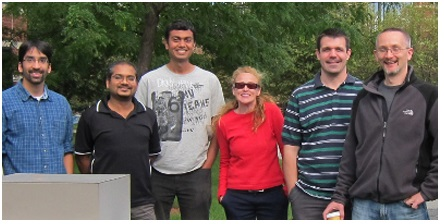
%> input picture Images/images4.jpg, 444 x 224 px
$ octave 'Project1 - Copy.m'   (GNU Octave 9; MATLAB toolbox functions it lacks are replaced by stand-ins)
%> lines starting %> are read from the running program, lines starting %| are printed output that depends on the picture; in (x1, y1, x2, y2) boxes, pixels count from 0 and x2, y2 are one past the last pixel; in counts of white or black regions, pixels touching at a corner belong together; the program's own positions count from 1
%> further down, rgbInputImage is the input picture: size 224x444x3 uint8; mean R, G, B 103, 93.8, 88.7
### Codes/fcnBPDFHE.m
function [outputImage, transformationMap] = fcnBPDFHE(inputImage, fuzzyMembershipType, parameters)
%
%fcnBPDFHE performs Brightness Preserving Dynamic Fuzzy Histogram
%   Equalization (BPDFHE) on an Image
%
%   OUTPUTIMAGE = fcnBPDFHE(INPUTIMAGE) performs BPDFHE on an image using
%   default parameter settings. Supported image classes for INPUTIMAGE
%   include uint8, uint16, int16, single, double. Default execution uses a
%   triangular membership function with support of 5. Default memberships
%   values are [1 2 3 4 5 4 3 2 1].
%
%   OUTPUTIMAGE = fcnBPDFHE(INPUTIMAGE,FUZZY_MEMBERSHIP_TYPE,PARAMETERS)
%   performs BPDFHE on the INPUTIMAGE using Fuzzy Memberships as defined in
%   FUZZY_MEMBERSHIP_TYPE
%       Options:
%       --------
%       triangular - uses a triangular membership function
%       gaussian - uses a gaussian membership function
%       custom - uses the  user defined membership values
%   PARAMETERS are to be specified accordingly for usage
%       Options:
%       --------
%       Width of support if 'triangular'. Suggested is 5 for uint8
%       Width of support and spread factor if 'gaussian'. Suggested is
%       [5,2] for uint8
%       User defined membership values if 'custom'. Suggested is [1 2 3 4 5 4 3 2 1]
%
%   [OUTPUTIMAGE, TRANSFORMATION_MAP] = fcnBPDFHE(...) returns also the
%   intensity transformation matrix for further usage.
%
%   Details of the method are available in
%   D. Sheet, H. Garud, A. Suveer, J. Chatterjee and M. Mahadevappa,
%   "Brightness Preserving Dynamic Fuzzy Histogram Equalization",
%   IEEE Trans., Consumer Electronics, vol. 56, no. 4, pp. 2475 - 2480,
%   Nov. 2010. [http://dx.doi.org/10.1109/TCE.2010.5681130]
%
%   H. Garud, D. Sheet, A. Suveer, P.K. Karri, A.K. Ray, M. Mahadevappa,
%   J. Chatterjee, "Brightness preserving contrast enhancement in digital
%   pathology", Proc. ICIIP 2011.
%   [http://dx.doi.org/10.1109/ICIIP.2011.6108964]
%
%   2009 (c) Debdoot Sheet, Indian Institute of Technology Kharagpur, India
%       Ver 1.0     28 January 2009
%       Ver 2.0     11 December 2011
%           Rev 1.0 14 December 2011
%           Rev 2.0 15 December 2011
%
% Example (Grayscale Images)
% --------------------------
% inputImage = imread('cameraman.tif');
% outputImage = fcnBPDFHE(inputImage);
% figure, subplot 131, imshow(inputImage), subplot 132,
% imshow(outputImage), subplot 133, imshow(inputImage-outputImage,[])
%
% Example (Color Images)
% --------------------------
% rgbInputImage = imread('peppers.png');
% labInputImage = applycform(rgbInputImage,makecform('srgb2lab'));
% Lbpdfhe = fcnBPDFHE(labInputImage(:,:,1));
% labOutputImage = cat(3,Lbpdfhe,labInputImage(:,:,2),labInputImage(:,:,3));
% rgbOutputImage = applycform(labOutputImage,makecform('lab2srgb'));
% figure, subplot 121, imshow(rgbInputImage), subplot 122,
% imshow(rgbOutputImage);


% 2009 (c) Debdoot Sheet, Indian Institute of Technology Kharagpur, India
% All rights reserved.
%
% Permission is hereby granted, to use, copy, modify, and distribute this code
% (the source files) and its documentation for any purpose, provided that
% the copyright notice in its entirety appear in all copies of this code,
% and the original source of this code. Further Indian Institute of
% Technology Kharagpur (IIT Kharagpur / IITKGP)  is acknowledged in any
% publication that reports research or any usage using this code. The work
% is to be cited using the bibliography as
%
% D. Sheet, H. Garud, A. Suveer, J. Chatterjee and M. Mahadevappa,
% "Brightness Preserving Dynamic Fuzzy Histogram Equalization",
% IEEE Trans., Consumer Electronics, vol. 56, no. 4, pp. 2475 - 2480,
% Nov. 2010. [http://dx.doi.org/10.1109/TCE.2010.5681130]
%
% Garud, H.  Sheet, D.  Suveer, A.  Karri, P.K.  Ray, A.K.  Mahadevappa, M.
% Chatterjee, J., "Brightness preserving contrast enhancement in digital
% pathology", Proc. ICIIP 2011.
% [http://dx.doi.org/10.1109/ICIIP.2011.6108964]
%
% In no circumstantial cases or events the Indian Institute of Technology
% Kharagpur or the author(s) of this particular disclosure be liable to any
% party for direct, indirectm special, incidental, or consequential
% damages if any arising out of due usage. Indian Institute of Technology
% Kharagpur and the author(s) disclaim any warranty, including but not
% limited to the implied warranties of merchantability and fitness for a
% particular purpose. The disclosure is provided hereunder "as in"
% voluntarily for community development and the contributing parties have
% no obligation to provide maintenance, support, updates, enhancements,
% or modification.

%%%%%%%%%%%%%%%%%%%%%%%%%%%%%%
% Input argument support check
iptcheckinput(inputImage,{'uint8','uint16','int16','single','double'}, {'nonsparse','2d'}, mfilename,'I',1);

if nargin == 1
    parameters = 5;
    membership = parameters(1)-abs(-parameters(1):parameters(1));
elseif nargin == 3
    if strcmp(fuzzyMembershipType,'triangular')
        if ~(numel(parameters)==1)
            error('fcnBPDFHE supports only 1 parameter for Triangular Membership');
        end
        membership = parameters(1)-abs(-parameters(1):parameters(1));
    elseif strcmp(fuzzyMembershipType,'gaussian')
        if ~(numel(parameters)==2)
            error('fcnBPDFHE supports only 2 parameters for Gaussian Membership');
        end
        membership = exp(-(-parameters(1):parameters(1)).^2/parameters(2)^2);
    elseif strcmp(fuzzyMembershipType,'custom')
        if numel(parameters)==0
            error('fcnBPDFHE requires the membership value specification as 1-D array for Custom Membership');
        end
        membership = parameters;
    else
        error('Unsupported membership type declaration');
    end
else
    error('Unsupported calling of fcnBPDFHE');
end

imageType = class(inputImage);

% Histogram creation
if strcmp(class(inputImage),'uint8')
    [crispHistogram,grayScales] = imhist(inputImage);
%> crispHistogram = 256 values, max 2162 at index 256, min 0 at index 247, mean 388.5; grayScales = 256 values from 0 to 255
elseif strcmp(class(inputImage),'uint16')
    crispHistogram = zeros([2^16 1]);
    for counter = 1:numel(inputImage)
        crispHistogram(inputImage(counter)+1) = crispHistogram(inputImage(counter)+1) + 1;
    end
    grayScales = 0:(2^16 - 1);
elseif strcmp(class(inputImage),'int16')
    crispHistogram = zeros([2^16 1]);
    for counter = 1:numel(inputImage)
        crispHistogram(inputImage(counter)+32769) = crispHistogram(inputImage(counter)+32769) + 1;
    end
    grayScales = -32768:32767;
elseif (strcmp(class(inputImage),'double')||strcmp(class(inputImage),'single'))
    maxGray = max(inputImage(:));
    minGray = min(inputImage(:));
    inputImage = im2uint8(mat2gray(inputImage));
    [crispHistogram,grayScales] = imhist(inputImage);
end

inputImage = double(inputImage);
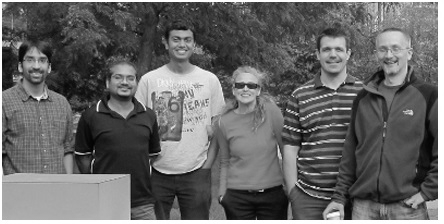
%> inputImage: size 224x444 double; min 0, max 255, mean 103

fuzzyHistogram = zeros(numel(crispHistogram)+numel(membership)-1,1);

for counter = 1:numel(membership)
    fuzzyHistogram = fuzzyHistogram + membership(counter)*[zeros(counter-1,1);crispHistogram;zeros(numel(membership)-counter,1)];
end
%> after the loop, fuzzyHistogram = 266 values, max 20771 at index 68, min 0 at index 1, mean 9347.4

fuzzyHistogram = fuzzyHistogram(ceil(numel(membership)/2):end-floor(numel(membership)/2));
%> fuzzyHistogram = 256 values, max 20771 at index 63, min 109 at index 1, mean 9584.9

del1FuzzyHistogram = [0;(fuzzyHistogram(3:end)-fuzzyHistogram(1:end-2))/2;0];
%> del1FuzzyHistogram = 256 values, max 4278 at index 252, min -1766 at index 173, mean 72.97
del2FuzzyHistogram = [0;(del1FuzzyHistogram(3:end)-del1FuzzyHistogram(1:end-2))/2;0];
%> del2FuzzyHistogram = 256 values, max 1430.5 at index 251, min -1741.5 at index 255, mean 2.8

locationIndex = (2:numel(fuzzyHistogram)-1)'+1;

maxLocAmbiguous = locationIndex(((del1FuzzyHistogram(1:end-2).*del1FuzzyHistogram(3:end))<0) & (del2FuzzyHistogram(2:end-1)<0));
%> maxLocAmbiguous = [60; 63; 64; 71; 72; 117; 118; 132; 133; 170; 171; 196; 200; 201; 217; 218]

counter = 1;

maxLoc = 1;

while counter < numel(maxLocAmbiguous)
    if (maxLocAmbiguous(counter)==(maxLocAmbiguous(counter+1)-1))
        maxLoc = [maxLoc ; (maxLocAmbiguous(counter)*(fuzzyHistogram(maxLocAmbiguous(counter))>fuzzyHistogram(maxLocAmbiguous(counter+1)))) + (maxLocAmbiguous(counter+1)*(fuzzyHistogram(maxLocAmbiguous(counter))<=fuzzyHistogram(maxLocAmbiguous(counter+1))))];
        counter = counter + 2;
    else
        maxLoc = [maxLoc ; maxLocAmbiguous(counter)];
        counter = counter + 1;
    end
end
%> this loop made 9 passes
%> maxLoc on passes 1 to 8: [1; 60], [1; 60; 63], [1; 60; 63; 71], [1; 60; 63; 71; 117], [1; 60; 63; 71; 117; 133], [1; 60; 63; 71; 117; 133; 170], [1; 60; 63; 71; 117; 133; 170; 196], [1; 60; 63; 71; 117; 133; 170; 196; 200]
if(maxLoc(end)~=numel(fuzzyHistogram))
    maxLoc = [maxLoc ; numel(fuzzyHistogram)];
%> maxLoc = [1; 60; 63; 71; 117; 133; 170; 196; 200; 217; 256]
end

low = maxLoc(1:end-1);
%> low = [1; 60; 63; 71; 117; 133; 170; 196; 200; 217]
high = [maxLoc(2:end-1)-1;maxLoc(end)];
%> high = [59; 62; 70; 116; 132; 169; 195; 199; 216; 256]
span = high-low;
%> span = [58; 2; 7; 45; 15; 36; 25; 3; 16; 39]
cumulativeHistogram = cumsum(fuzzyHistogram);
%> cumulativeHistogram = 256 values from 109 to 2453731
M = cumulativeHistogram(high)-cumulativeHistogram(low);
%> M = [655119; 41378; 141561; 680120; 180919; 299324; 180163; 12263; 45165; 103872]
factor = span .* log10(M);
%> factor = [337.3; 9.23; 36.06; 262.5; 78.86; 197.1; 131.4; 12.27; 74.48; 195.6]
range = max(grayScales)*factor/sum(factor);
%> range = [64.44; 1.76; 6.89; 50.14; 15.06; 37.66; 25.1; 2.34; 14.23; 37.37]

transformationMap = zeros(numel(grayScales),1);

for counter = 1:length(low)
    for index = low(counter):high(counter)
        transformationMap(index) = round((low(counter)-1) + (range(counter)*(sum(fuzzyHistogram(low(counter):index)))/(sum(fuzzyHistogram(low(counter):high(counter))))));
    end
end
%> after the loop, transformationMap = 256 values, max 253 at index 256, min 0 at index 1, mean 126.2

outputImage = transformationMap(inputImage+1);

outputImage = mean(inputImage(:))/mean(outputImage(:))*outputImage;

outputImage = cast(outputImage,imageType);
%> outputImage: size 224x444 uint8

if strcmp(imageType,'single')
    outputImage = minGray + (maxGray-minGray)*mat2gray(outputImage);
elseif strcmp(imageType,'double')
    outputImage = minGray + (maxGray-minGray)*mat2gray(outputImage);
end

### Codes/getHSV.m
function [HSV] = getHSV(img)

HSV = zeros(size(img,1), size(img,2),3);

img = rgb2hsv(img);
%> img: size 224x444x3 double; mean H, S, V 0.397, 0.321, 0.448
H = img(:,:,1) * 360.0;
S = img(:,:,2) * 1.0;
V = img(:,:,3) * 100.0;
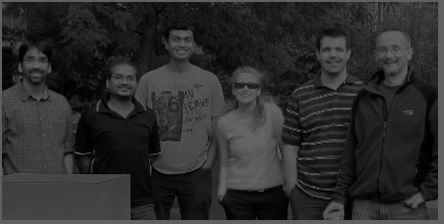
%> V: size 224x444 double; min 0, max 100, mean 44.8

if(size(img, 3) > 1)
    for i = 1:size(img,1)
        for j = 1:size(img,2)

            HSV(i,j,1) = H(i,j);
            HSV(i,j,2) = S(i,j);
            HSV(i,j,3) = V(i,j);

        end
    end
%> HSV: size 224x444x3 double; mean H, S, V 143, 0.3, 44.8
end

### Codes/colorHSV.m
function [final_image,counter_skin] = colorHSV(img)

counter_skin = 0;

HSV = getHSV(img);

final_image = zeros(size(HSV,1), size(HSV,2));

for i = 1:size(HSV,1)
    for j = 1:size(HSV,2)

        h = HSV(i,j,1);
        s = HSV(i,j,2);
        v = HSV(i,j,3);
        % [14 lines of commented-out code are left out]

        if(h > 0 && h < 50  && s >= 0.23 && s <= 0.68)
            final_image(i,j) = 1;
            counter_skin = counter_skin + 1;
        else
            img(i,j,1) = 0;
            img(i,j,2) = 0;
            img(i,j,3) = 0;
        end
    end
end
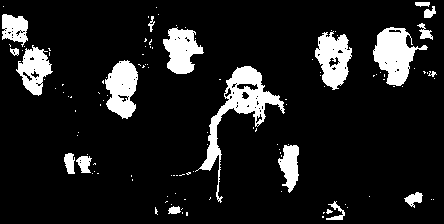
%> final_image: size 224x444 double; values 0 (black) and 1 (white), 11.6% white; 119 white regions (99 under 20 px), largest, box (x1, y1, x2, y2) and area: (195, 66, 285, 203) 2361, (373, 27, 428, 86) 1687, (315, 31, 352, 90) 1357
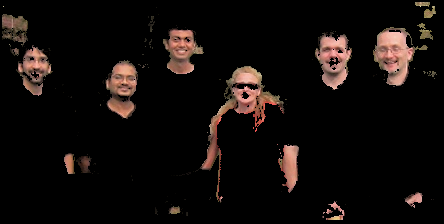
%> img: size 224x444x3 uint8; mean R, G, B 18.1, 12.8, 10.9
%> after the loop, counter_skin = 11498

figure,imshow(img);

### Codes/Project1 - Copy.m
     close all;
 clear all;
 clc;

 %%%%% Increasing Brightness %%%%%

%  [img,map] = imread('test01.tif');
 rgbInputImage = imread('./Images/images4.jpg');
 %rgbInputImage=getsnapshot(rgbInputImage);
 labInputImage = applycform(rgbInputImage,makecform('srgb2lab'));
 Lbpdfhe = fcnBPDFHE(labInputImage(:,:,1));
 labOutputImage = cat(3,Lbpdfhe,labInputImage(:,:,2),labInputImage(:,:,3));
 rgbOutputImage = applycform(labOutputImage,makecform('lab2srgb'));
%  figure, imshow(rgbInputImage);
 % figure, imshow(rgbOutputImage);
 img = rgbOutputImage;

% [11 lines of commented-out code are left out]
final_image = colorHSV(img);
% [50 lines of commented-out code are left out]


%%%%%% Removing unwanted Holes in the image %%%%%%%

% Grayscale To Binary.
binaryImage=im2bw(final_image,0.6);
% figure, imshow(binaryImage);

%Filling The Holes.
binaryImage = imfill(binaryImage, 'holes');
%> binaryImage: size 224x444 logical; 12.1% white; 119 white regions (99 under 20 px), largest, box (x1, y1, x2, y2) and area: (195, 66, 285, 203) 2565, (373, 27, 428, 86) 1721, (315, 31, 352, 90) 1438
figure, imshow(binaryImage);


%%%%%%Putting Boxes %%%%%%
binaryImage = bwareaopen(binaryImage,500);
%> binaryImage: size 224x444 logical; 10.7% white; 8 white regions
figure,imshow(binaryImage);
labeledImage = bwlabel(binaryImage, 8);
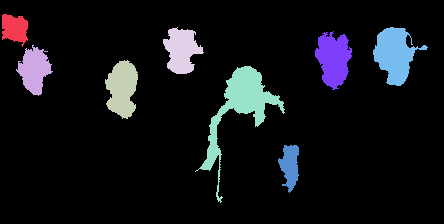
%> labeledImage: size 224x444 double; 9 distinct labels, from 0 to 8; one colour per label, 0 black
blobMeasurements = regionprops(labeledImage, final_image, 'all');
%> blobMeasurements = 8 regions; largest, box (x1, y1, x2, y2), Area, Centroid, MajorAxisLength, MinorAxisLength and Eccentricity: (195, 66, 285, 203) 2565 [240.5 108.8] 126.5 55.71 0.898, (373, 27, 428, 86) 1721 [395.4 55] 58.67 41.15 0.713, (315, 31, 352, 90) 1438 [334.2 59.5] 56.79 34.12 0.799, (105, 60, 138, 119) 1369 [122.8 89.3] 59.84 30.84 0.857
numberOfPeople = size(blobMeasurements, 1)
%> numberOfPeople = 8
imagesc(rgbInputImage);
title('Outlines, from bwboundaries()');
%axis square;
hold on;
boundaries = bwboundaries(binaryImage);
%> boundaries = 8 boundaries; box (x1, y1, x2, y2) and points: (195, 66, 285, 203) 475, (373, 27, 428, 86) 212, (315, 31, 352, 90) 189, (163, 27, 204, 74) 163, (16, 45, 53, 96) 161, (105, 60, 138, 119) 152, (278, 145, 299, 193) 120, (2, 14, 28, 47) 108

temp = -1;
for k = 1 : numberOfPeople
thisBoundary = boundaries{k};

minx = min(thisBoundary(:,1));
maxx = max(thisBoundary(:,1));
miny = min(thisBoundary(:,2));
maxy = max(thisBoundary(:,2));

ratio = (maxy - miny)*1.0 / (maxx - minx);
if(1.0/ratio > 1.9)
    temp = k;
end


plot(thisBoundary(:,2), thisBoundary(:,1), 'g', 'LineWidth', 2);
end
%> this loop made 8 passes
%> (minx, maxx, miny, maxy, ratio, temp) on pass 6: (146, 193, 279, 299, 0.426, 6)
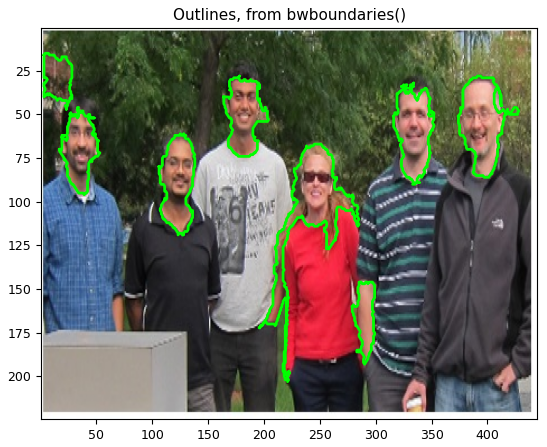
%> figure redrawn from the program's plot data
hold off;


imagesc(rgbInputImage);
hold on;
title('Original with bounding boxes');
%fprintf(1,'Blob # x1 x2 y1 y2\n');
for k = 1 : numberOfPeople % Loop through all blobs.
% Find the mean of each blob. (R2008a has a better way where you can pass the original image
% directly into regionprops. The way below works for all versionsincluding earlier versions.)
thisBlobsBox = blobMeasurements(k).BoundingBox; % Get list of pixels in current blob.
x1 = thisBlobsBox(1);
y1 = thisBlobsBox(2);
x2 = x1 + thisBlobsBox(3);
y2 = y1 + thisBlobsBox(4);


   % fprintf(1,'#%d %.1f %.1f %.1f %.1f\n', k, x1, x2, y1, y2);
x = [x1 x2 x2 x1 x1];
y = [y1 y1 y2 y2 y1];
%subplot(3,4,2);
if(k~=temp)
    plot(x, y, 'LineWidth', 2);
end
end
%> this loop made 8 passes
%> (thisBlobsBox, x1, y1, x2, y2, x, y) on passes 1 to 3: ([2.5 14.5 26 33], 2.5, 14.5, 28.5, 47.5, [2.5 28.5 28.5 2.5 2.5], [14.5 14.5 47.5 47.5 14.5]), ([16.5 45.5 37 51], 16.5, 45.5, 53.5, 96.5, [16.5 53.5 53.5 16.5 16.5], [45.5 45.5 96.5 96.5 45.5]), ([105.5 60.5 33 59], 105.5, 60.5, 138.5, 119.5, [105.5 138.5 138.5 105.5 105.5], [60.5 60.5 119.5 119.5 60.5])
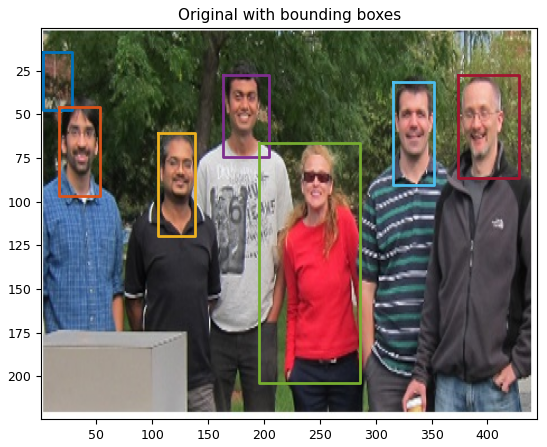
%> figure redrawn from the program's plot data

% [11 lines of commented-out code are left out]

$ run again, with Images/images0.jpg copied over Images/images4.jpg
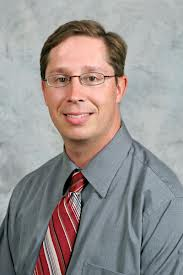
%> input picture Images/images0.jpg, 183 x 275 px
%> rgbInputImage is the input picture: size 275x183x3 uint8; mean R, G, B 151.5, 145.7, 144.4
%> labInputImage: size 275x183x3 uint8; mean of channels 1, 2, 3 154.9, 130.5, 130.1
%> crispHistogram = 256 values, max 1652 at index 190, min 0 at index 229, mean 196.6; grayScales = 256 values from 0 to 255
%> after the loop in fcnBPDFHE, `for counter = 1:numel(membership)`: fuzzyHistogram = 266 values, max 33505 at index 198, min 0 at index 1, mean 4729.8
%> in fcnBPDFHE, `fuzzyHistogram = fuzzyHistogram(ceil(numel(membership)/2):end-floor(nu..`: fuzzyHistogram = 256 values, max 33505 at index 193, min 2 at index 256, mean 4912.7
%> del1FuzzyHistogram = 256 values, max 3341.5 at index 188, min -4101.5 at index 200, mean -1.8
%> del2FuzzyHistogram = 256 values, max 775.8 at index 204, min -1018.5 at index 191, mean -0.215
%> maxLocAmbiguous = 20 values from 4 to 254
%> the loop in fcnBPDFHE, `while counter < numel(maxLocAmbiguous)` made 10 passes
%> maxLoc on passes 1 to 8: [1; 4], [1; 4; 16], [1; 4; 16; 36], [1; 4; 16; 36; 95], [1; 4; 16; 36; 95; 114], [1; 4; 16; 36; 95; 114; 126], [1; 4; 16; 36; 95; 114; 126; 153], [1; 4; 16; 36; 95; 114; 126; 153; 164]
%> in fcnBPDFHE, `maxLoc = [maxLoc ; numel(fuzzyHistogram)];`: maxLoc = [1; 4; 16; 36; 95; 114; 126; 153; 164; 193; 247; 256]
%> low = [1; 4; 16; 36; 95; 114; 126; 153; 164; 193; 247]
%> high = [3; 15; 35; 94; 113; 125; 152; 163; 192; 246; 256]
%> span = [2; 11; 19; 58; 18; 11; 26; 10; 28; 53; 9]
%> cumulativeHistogram = 256 values from 396 to 1257650
%> M = [1147; 4579; 8143; 118304; 104796; 67662; 183646; 81084; 339525; 278146; 30]
%> factor = [6.12; 40.27; 74.3; 294.2; 90.37; 53.13; 136.9; 49.09; 154.9; 288.5; 13.29]
%> range = [1.3; 8.55; 15.78; 62.47; 19.19; 11.28; 29.06; 10.42; 32.88; 61.26; 2.82]
%> after the loop in fcnBPDFHE, `for counter = 1:length(low)`: transformationMap = 256 values, max 253 at index 220, min 0 at index 1, mean 130.9
%> labOutputImage: size 275x183x3 uint8; mean of channels 1, 2, 3 154.9, 130.5, 130.1
%> after the loop in colorHSV, `for i = 1:size(HSV,1)`:
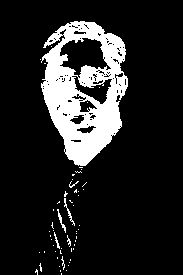
%> final_image: size 275x183 double; values 0 (black) and 1 (white), 14.4% white; 57 white regions (50 under 20 px), largest, box (x1, y1, x2, y2) and area: (41, 21, 128, 166) 6881, (64, 198, 75, 226) 55, (57, 209, 66, 233) 53
%> after the loop in colorHSV, `for i = 1:size(HSV,1)`: counter_skin = 7225
%> labeledImage: size 275x183 double; values 0 (black) and 1 (white), 18% white; 1 white region
%> blobMeasurements = 1 region; box (x1, y1, x2, y2), Area, Centroid, MajorAxisLength, MinorAxisLength and Eccentricity: (41, 21, 128, 166) 9052 [85.3 88.4] 143.3 82.36 0.818
%> numberOfPeople = 1
%> boundaries = 1 boundary; box (x1, y1, x2, y2) and points: (41, 21, 128, 166) 443
%> the loop `for k = 1 : numberOfPeople` made 1 pass
%> (minx, maxx, miny, maxy, ratio) on pass 1: (22, 166, 42, 128, 0.597)
%> after the loop `for k = 1 : numberOfPeople`: temp = -1
%> the loop `for k = 1 : numberOfPeople` made 1 pass
%> (thisBlobsBox, x1, y1, x2, y2, x, y) on pass 1: ([41.5 21.5 87 145], 41.5, 21.5, 128.5, 166.5, [41.5 128.5 128.5 41.5 41.5], [21.5 21.5 166.5 166.5 21.5])
%> after the loop `for k = 1 : numberOfPeople`:
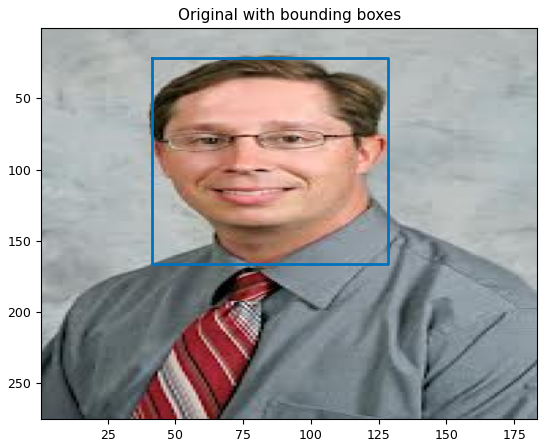
%> figure redrawn from the program's plot data
